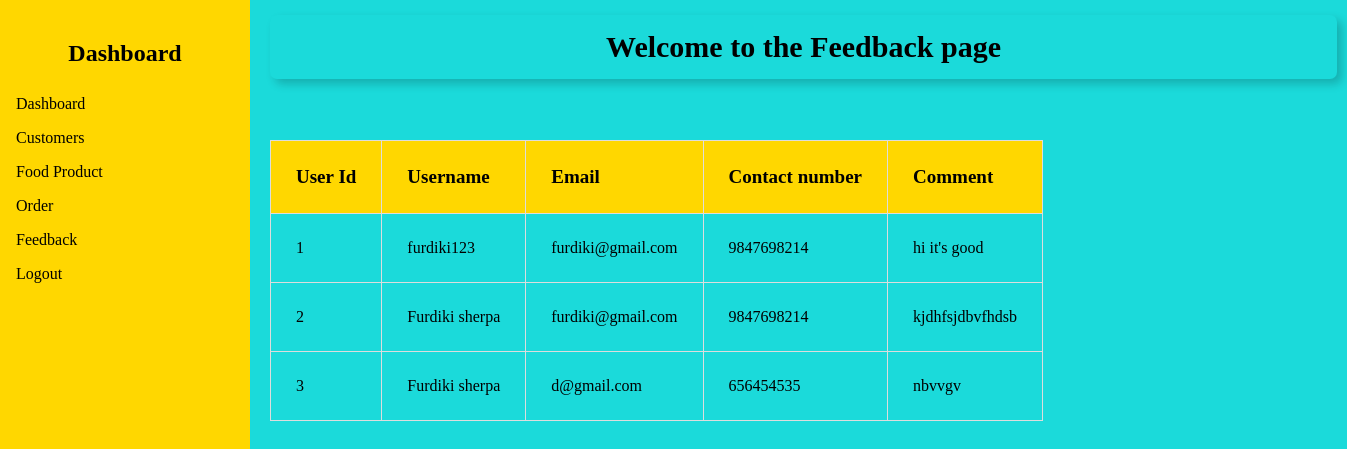
The page /backend/feedback.php (signed in) on the database its author committed.
### tables this page shows
CREATE TABLE `feedback` (
  `id` int(100) NOT NULL,
  `username` varchar(100) NOT NULL,
  `email` varchar(100) NOT NULL,
  `contact_no` varchar(10) NOT NULL,
  `Comment` varchar(100) DEFAULT NULL
);

### backend/feedback.php (the view, shortened to what this page needs)
<?php
require_once '../Database/connection.php';
$query = "SELECT * FROM feedback";
$stmt = $conn->prepare($query);
$stmt->execute();
$result = $stmt->fetchAll(PDO::FETCH_ASSOC);
?>
<!DOCTYPE html>
<html lang="en">
<head>
    <link rel="stylesheet" href="Css/dashboard_side.css">
    <link rel="stylesheet" href="Css/admin_dashboard.css">
</head>
<body>
    <?php require_once "dashboard_side.php" ?>
    <div class="content">
        <h1>Welcome to the Feedback page</h1>
        <table border= "1" border-collapse="collapse" >
            <thead>
            <tr>
                <th>User Id</th>
                <th>Username</th>
                <th>Email</th>
                <th>Contact number</th>
                <th>Comment</th>
            </tr>
            </thead>
            <tbody>
                <?php foreach ($result as $single) { ?>
                <tr>
                    <td>
                        <?php echo $single["id"]; ?>
                    </td>
                    <td>
                        <?php echo $single["username"]; ?>
                    </td>
                    <td>
                        <?php echo $single["email"]; ?>
                    </td>
                    <td>
                        <?php echo $single["contact_no"]; ?>
                    </td>
                    <td>
                        <?php echo $single["Comment"]; ?>
                    </td>
                </tr>
                <?php } ?>
            </tbody>
        </table>
    </div>
</body>
</html>

### backend/Css/dashboard_side.css (style rules this page uses)
body { font-family:cursive; margin: 0; padding: 0; }
.content { margin-left: 250px; padding: 20px; }

### backend/Css/admin_dashboard.css (style rules this page uses)
body { background-color: rgb(27, 218, 218); font-family: Arial, sans-serif; margin: 0; padding: 0; display: flex; height: 100vh; }
.content h1 { height:fit-content; width: 1037px; background-color: rgb(27, 218, 218); position: absolute; border-radius: 7px; box-shadow: 5px 5px 10px rgba(0, 0, 0, 0.2); font-size: 30px; padding: 15px 15px 15px 15px; text-align: center; margin-top: -5px; }

### backend/feedback.php (style rules this page uses)
table { margin-top:120px; border-collapse: collapse; width: 100%; }
th, td { border: 1px solid #dddddd; text-align: left; padding: 25px; }
th { background-color: gold; color: black; font-size:19px; }

### rows shown on the page
feedback: id "1", username "furdiki123", email "furdiki@gmail.com", contact_no "9847698214", Comment "hi it's good"
feedback: id "2", username "Furdiki sherpa", email "furdiki@gmail.com", contact_no "9847698214", Comment "kjdhfsjdbvfhdsb"
feedback: id "3", username "Furdiki sherpa", email "d@gmail.com", contact_no "656454535", Comment "nbvvgv"
